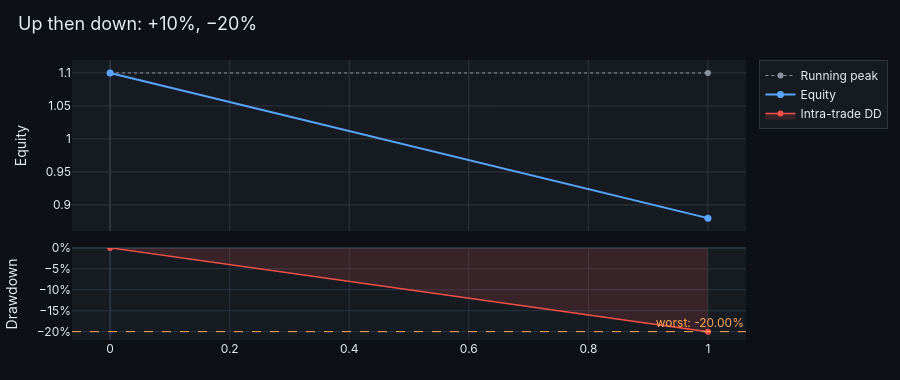
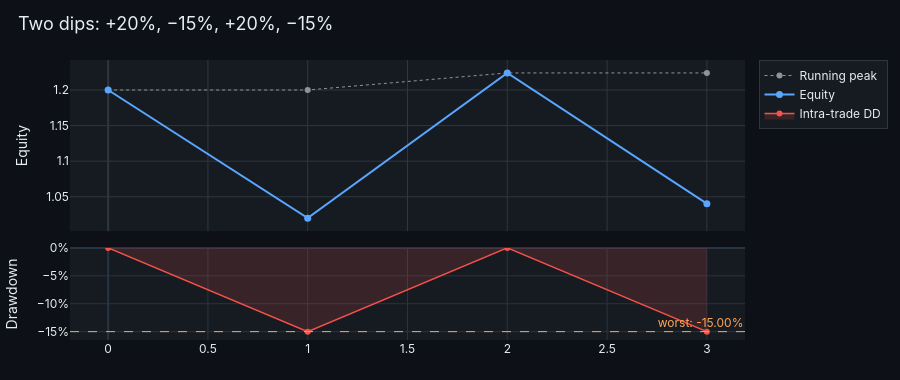
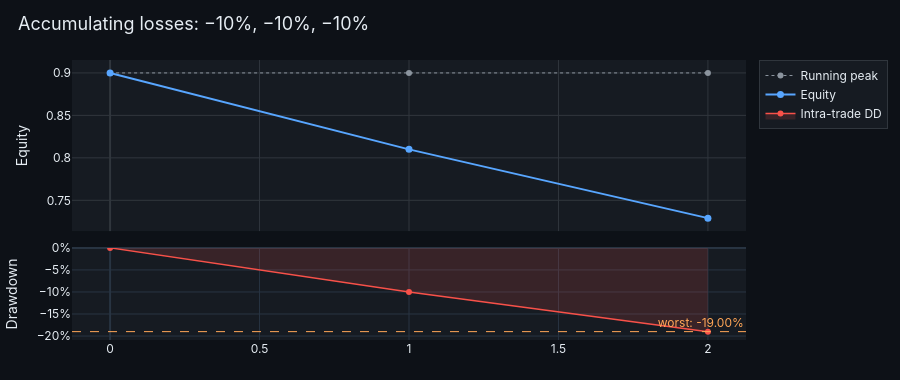

Notebook source saved alongside these figures, in order:
### Markdown cell above
## 2. Visual Walkthrough

Plot equity curve, running peak, and drawdown for a few illustrative cases.
Each panel shows exactly what the function is computing.

### Code cell
def plot_case(rets_list: list[float], title: str) -> go.Figure:
    s = pd.Series(rets_list)
    eq = (1 + s).cumprod()
    peak = eq.cummax()
    dd = eq / peak - 1
    x = list(range(len(eq)))

    fig = make_subplots(
        rows=2, cols=1,
        shared_xaxes=True,
        row_heights=[0.65, 0.35],
        vertical_spacing=0.06,
    )

    # Running peak
    fig.add_trace(go.Scatter(
        x=x, y=peak,
        name="Running peak",
        line=dict(color=PALETTE["text_secondary"], width=1, dash="dot"),
    ), row=1, col=1)

    # Equity curve
    fig.add_trace(go.Scatter(
        x=x, y=eq,
        name="Equity",
        line=dict(color=PALETTE["accent_blue"], width=2),
        mode="lines+markers",
        marker=dict(size=7),
    ), row=1, col=1)

    # Drawdown
    fig.add_trace(go.Scatter(
        x=x, y=dd,
        name="Intra-trade DD",
        fill="tozeroy",
        line=dict(color=PALETTE["accent_red"], width=1.5),
        fillcolor="rgba(248,81,73,0.15)",
    ), row=2, col=1)

    worst = float(dd.min())
    fig.add_hline(
        y=worst, row=2, col=1,
        line=dict(color=PALETTE["accent_orange"], width=1, dash="dash"),
        annotation_text=f"  worst: {worst:.2%}",
        annotation_font_color=PALETTE["accent_orange"],
    )

    apply_theme(fig, title=title, height=380)
    fig.update_layout(
        yaxis=dict(title_text="Equity"),
        yaxis2=dict(title_text="Drawdown", tickformat=".0%"),
    )
    return fig


plot_case([0.10, -0.20], "Up then down: +10%, −20%").show()
plot_case([0.20, -0.15, 0.20, -0.15], "Two dips: +20%, −15%, +20%, −15%").show()
plot_case([-0.10, -0.10, -0.10], "Accumulating losses: −10%, −10%, −10%").show()

### Figure 1 — Plotly figure (JSON) as saved in the notebook; plotly's stock layout.template omitted (floating-point values rounded to 4 significant figures)
{"data": [{"line": {"color": "#8b949e", "dash": "dot", "width": 1}, "name": "Running peak", "x": [0, 1], "y": [1.1, 1.1], "type": "scatter", "xaxis": "x", "yaxis": "y"}, {"line": {"color": "#58a6ff", "width": 2}, "marker": {"size": 7}, "mode": "lines+markers", "name": "Equity", "x": [0, 1], "y": [1.1, 0.88], "type": "scatter", "xaxis": "x", "yaxis": "y"}, {"fill": "tozeroy", "fillcolor": "rgba(248,81,73,0.15)", "line": {"color": "#f85149", "width": 1.5}, "name": "Intra-trade DD", "x": [0, 1], "y": [0.0, -0.2], "type": "scatter", "xaxis": "x2", "yaxis": "y2"}], "layout": {"xaxis": {"anchor": "y", "domain": [0.0, 1.0], "matches": "x2", "showticklabels": false, "gridcolor": "#30363d", "zerolinecolor": "#30363d", "showspikes": true, "spikecolor": "#8b949e", "spikethickness": 1}, "yaxis": {"anchor": "x", "domain": [0.389, 1.0], "gridcolor": "#30363d", "zerolinecolor": "#30363d", "showspikes": true, "spikecolor": "#8b949e", "spikethickness": 1, "title": {"text": "Equity"}}, "xaxis2": {"anchor": "y2", "domain": [0.0, 1.0]}, "yaxis2": {"anchor": "x2", "domain": [0.0, 0.329], "title": {"text": "Drawdown"}, "tickformat": ".0%"}, "shapes": [{"line": {"color": "#ffa657", "dash": "dash", "width": 1}, "type": "line", "x0": 0, "x1": 1, "xref": "x2 domain", "y0": -0.2, "y1": -0.2, "yref": "y2"}], "annotations": [{"font": {"color": "#ffa657"}, "showarrow": false, "text": "  worst: -20.00%", "x": 1, "xanchor": "right", "xref": "x2 domain", "y": -0.2, "yanchor": "bottom", "yref": "y2"}], "font": {"color": "#e6edf3", "family": "Inter, system-ui, sans-serif"}, "title": {"font": {"size": 18, "color": "#e6edf3"}, "text": "Up then down: +10%, −20%", "x": 0.02, "xanchor": "left"}, "margin": {"l": 60, "r": 20, "t": 60, "b": 40}, "legend": {"bgcolor": "#161b22", "bordercolor": "#30363d", "borderwidth": 1}, "paper_bgcolor": "#0d1117", "plot_bgcolor": "#161b22", "height": 380, "hovermode": "x unified"}}

### Figure 2 — Plotly figure (JSON) as saved in the notebook; plotly's stock layout.template omitted (floating-point values rounded to 4 significant figures)
{"data": [{"line": {"color": "#8b949e", "dash": "dot", "width": 1}, "name": "Running peak", "x": [0, 1, 2, 3], "y": [1.2, 1.2, 1.224, 1.224], "type": "scatter", "xaxis": "x", "yaxis": "y"}, {"line": {"color": "#58a6ff", "width": 2}, "marker": {"size": 7}, "mode": "lines+markers", "name": "Equity", "x": [0, 1, 2, 3], "y": [1.2, 1.02, 1.224, 1.04], "type": "scatter", "xaxis": "x", "yaxis": "y"}, {"fill": "tozeroy", "fillcolor": "rgba(248,81,73,0.15)", "line": {"color": "#f85149", "width": 1.5}, "name": "Intra-trade DD", "x": [0, 1, 2, 3], "y": [0.0, -0.15, 0.0, -0.15], "type": "scatter", "xaxis": "x2", "yaxis": "y2"}], "layout": {"xaxis": {"anchor": "y", "domain": [0.0, 1.0], "matches": "x2", "showticklabels": false, "gridcolor": "#30363d", "zerolinecolor": "#30363d", "showspikes": true, "spikecolor": "#8b949e", "spikethickness": 1}, "yaxis": {"anchor": "x", "domain": [0.389, 1.0], "gridcolor": "#30363d", "zerolinecolor": "#30363d", "showspikes": true, "spikecolor": "#8b949e", "spikethickness": 1, "title": {"text": "Equity"}}, "xaxis2": {"anchor": "y2", "domain": [0.0, 1.0]}, "yaxis2": {"anchor": "x2", "domain": [0.0, 0.329], "title": {"text": "Drawdown"}, "tickformat": ".0%"}, "shapes": [{"line": {"color": "#ffa657", "dash": "dash", "width": 1}, "type": "line", "x0": 0, "x1": 1, "xref": "x2 domain", "y0": -0.15, "y1": -0.15, "yref": "y2"}], "annotations": [{"font": {"color": "#ffa657"}, "showarrow": false, "text": "  worst: -15.00%", "x": 1, "xanchor": "right", "xref": "x2 domain", "y": -0.15, "yanchor": "bottom", "yref": "y2"}], "font": {"color": "#e6edf3", "family": "Inter, system-ui, sans-serif"}, "title": {"font": {"size": 18, "color": "#e6edf3"}, "text": "Two dips: +20%, −15%, +20%, −15%", "x": 0.02, "xanchor": "left"}, "margin": {"l": 60, "r": 20, "t": 60, "b": 40}, "legend": {"bgcolor": "#161b22", "bordercolor": "#30363d", "borderwidth": 1}, "paper_bgcolor": "#0d1117", "plot_bgcolor": "#161b22", "height": 380, "hovermode": "x unified"}}

### Figure 3 — Plotly figure (JSON) as saved in the notebook; plotly's stock layout.template omitted (floating-point values rounded to 4 significant figures)
{"data": [{"line": {"color": "#8b949e", "dash": "dot", "width": 1}, "name": "Running peak", "x": [0, 1, 2], "y": [0.9, 0.9, 0.9], "type": "scatter", "xaxis": "x", "yaxis": "y"}, {"line": {"color": "#58a6ff", "width": 2}, "marker": {"size": 7}, "mode": "lines+markers", "name": "Equity", "x": [0, 1, 2], "y": [0.9, 0.81, 0.729], "type": "scatter", "xaxis": "x", "yaxis": "y"}, {"fill": "tozeroy", "fillcolor": "rgba(248,81,73,0.15)", "line": {"color": "#f85149", "width": 1.5}, "name": "Intra-trade DD", "x": [0, 1, 2], "y": [0.0, -0.1, -0.19], "type": "scatter", "xaxis": "x2", "yaxis": "y2"}], "layout": {"xaxis": {"anchor": "y", "domain": [0.0, 1.0], "matches": "x2", "showticklabels": false, "gridcolor": "#30363d", "zerolinecolor": "#30363d", "showspikes": true, "spikecolor": "#8b949e", "spikethickness": 1}, "yaxis": {"anchor": "x", "domain": [0.389, 1.0], "gridcolor": "#30363d", "zerolinecolor": "#30363d", "showspikes": true, "spikecolor": "#8b949e", "spikethickness": 1, "title": {"text": "Equity"}}, "xaxis2": {"anchor": "y2", "domain": [0.0, 1.0]}, "yaxis2": {"anchor": "x2", "domain": [0.0, 0.329], "title": {"text": "Drawdown"}, "tickformat": ".0%"}, "shapes": [{"line": {"color": "#ffa657", "dash": "dash", "width": 1}, "type": "line", "x0": 0, "x1": 1, "xref": "x2 domain", "y0": -0.19, "y1": -0.19, "yref": "y2"}], "annotations": [{"font": {"color": "#ffa657"}, "showarrow": false, "text": "  worst: -19.00%", "x": 1, "xanchor": "right", "xref": "x2 domain", "y": -0.19, "yanchor": "bottom", "yref": "y2"}], "font": {"color": "#e6edf3", "family": "Inter, system-ui, sans-serif"}, "title": {"font": {"size": 18, "color": "#e6edf3"}, "text": "Accumulating losses: −10%, −10%, −10%", "x": 0.02, "xanchor": "left"}, "margin": {"l": 60, "r": 20, "t": 60, "b": 40}, "legend": {"bgcolor": "#161b22", "bordercolor": "#30363d", "borderwidth": 1}, "paper_bgcolor": "#0d1117", "plot_bgcolor": "#161b22", "height": 380, "hovermode": "x unified"}}
